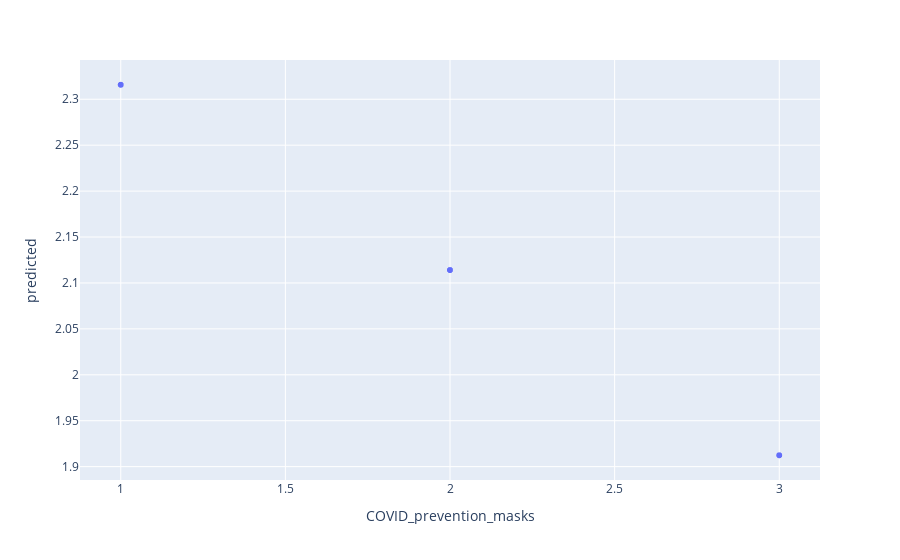

Here is the notebook cell this chart was saved with:
### Code cell
l2 = pd.DataFrame(data_copy["COVID_prevention_masks"].copy())
l2['predicted'] = 2.5175 + (-0.2017) * data_copy["COVID_prevention_masks"]

fig = px.scatter(l2, x="COVID_prevention_masks", y="predicted")
fig.show()

### Figure 1 — Plotly figure (JSON) as saved in the notebook; plotly's stock layout.template omitted (floating-point values rounded to 4 significant figures; data arrays with more than 128 entries replaced by an {"elided": "..."} marker saying what was removed)
{"data": [{"hovertemplate": "COVID_prevention_masks=%{x}<br>predicted=%{y}<extra></extra>", "legendgroup": "", "marker": {"color": "#636efa", "symbol": "circle"}, "mode": "markers", "name": "", "showlegend": false, "type": "scattergl", "x": {"elided": "11431 int values"}, "xaxis": "x", "y": {"elided": "11431 float values"}, "yaxis": "y"}], "layout": {"legend": {"tracegroupgap": 0}, "margin": {"t": 60}, "xaxis": {"anchor": "y", "domain": [0, 1], "title": {"text": "COVID_prevention_masks"}}, "yaxis": {"anchor": "x", "domain": [0, 1], "title": {"text": "predicted"}}}}
